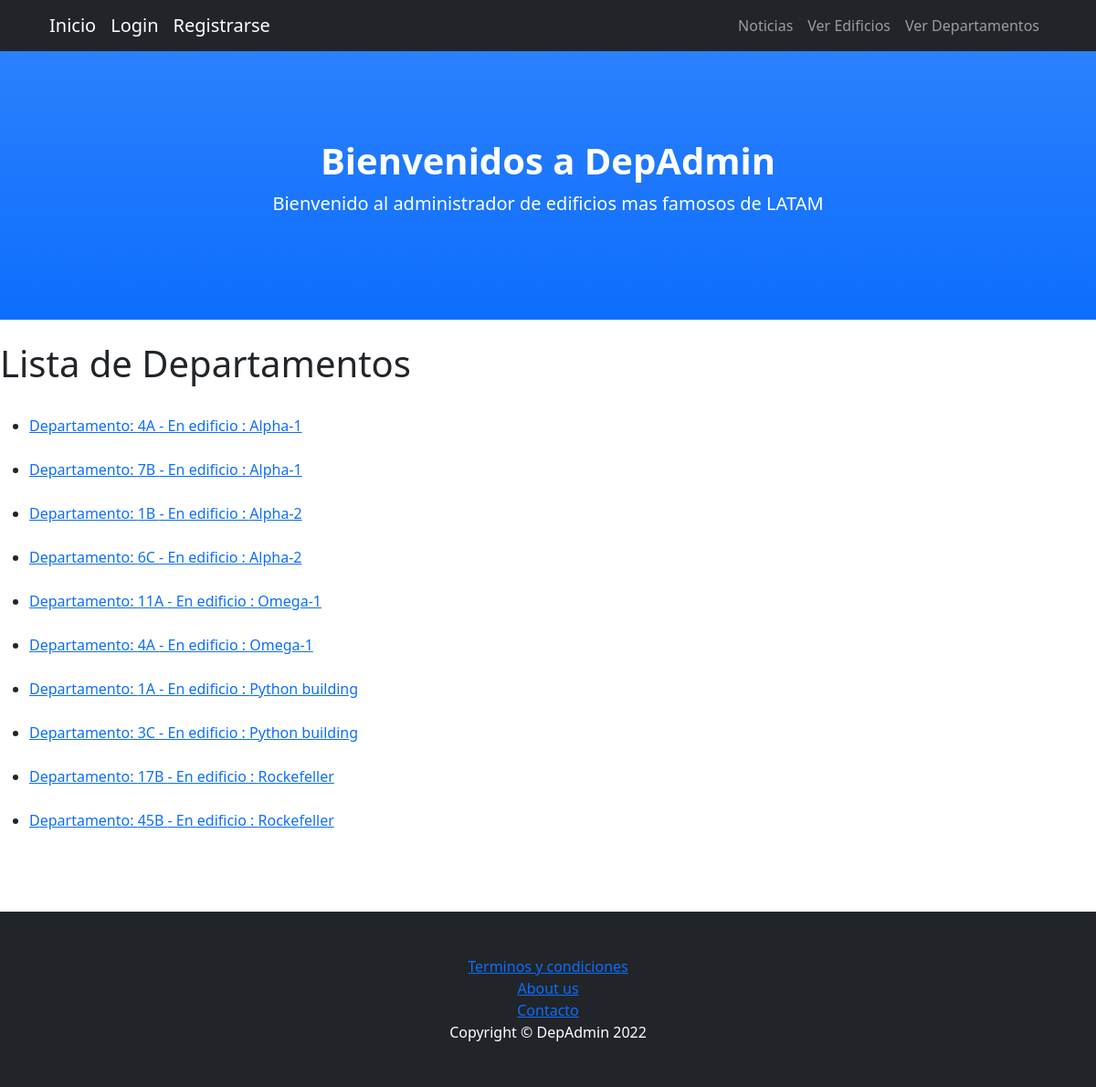
The app's page /BlogDepAdmin/lista-departamentos with its own data.
### Administrador_De_Edificios/models.py (models this page shows, shortened)
class Departamento(models.Model):
    en_Edificio = models.ForeignKey(Edificio, on_delete=models.CASCADE)
    piso_Y_Letra = models.CharField(max_length=3)
    cantidad_De_Ambientes = models.IntegerField()
    esta_Ocupado = models.BooleanField()
    class Meta:
        ordering = ['en_Edificio', 'piso_Y_Letra']

class Edificio(models.Model):
    nombre = models.CharField(max_length=30)
    calle = models.CharField(max_length=50)
    cantidad_De_Pisos = models.IntegerField()
    cantidad_De_Departamentos = models.IntegerField()
    tiene_SUM = models.BooleanField()
    class Meta:
        ordering = ['nombre']

### Administrador_De_Edificios/views.py (the view)
# urls.py: path('lista-departamentos', DepartamentoList.as_view(), name="ListaDepartamentos"),
class DepartamentoList(ListView):
    model = Departamento
    template_name = "departamento_list.html"
    context_object_name = "departamentos"

### Administrador_De_Edificios/templates/departamento_list.html (shortened to what this page needs)
{% extends "padre.html"%}
{% load static %}
{% block contenidoQueCambia %}
<br>
<h1>Lista de Departamentos </h1>
<br>
{% if departamentos %}
<ul>
        {% for departamento in departamentos %}
        <li>
            <a href ="{% url 'DetalleDepartamento' departamento.id %}">
           Departamento: {{departamento.piso_Y_Letra}} - En edificio : {{departamento.en_Edificio.nombre}}
            </a>
        </li>
        <br>
        {% endfor %}
</ul>
{% else %}
<p> No hay departamentos <p>
{% endif %}
<br>
<br>
{% endblock %}

### records on screen
Departamento: piso_Y_Letra "4A", en_Edificio.nombre "Alpha-1"
Departamento: piso_Y_Letra "7B", en_Edificio.nombre "Alpha-1"
Departamento: piso_Y_Letra "1B", en_Edificio.nombre "Alpha-2"
Departamento: piso_Y_Letra "6C", en_Edificio.nombre "Alpha-2"
Departamento: piso_Y_Letra "11A", en_Edificio.nombre "Omega-1"
Departamento: piso_Y_Letra "4A", en_Edificio.nombre "Omega-1"
Departamento: piso_Y_Letra "1A", en_Edificio.nombre "Python building"
Departamento: piso_Y_Letra "3C", en_Edificio.nombre "Python building"
Departamento: piso_Y_Letra "17B", en_Edificio.nombre "Rockefeller"
Departamento: piso_Y_Letra "45B", en_Edificio.nombre "Rockefeller"
